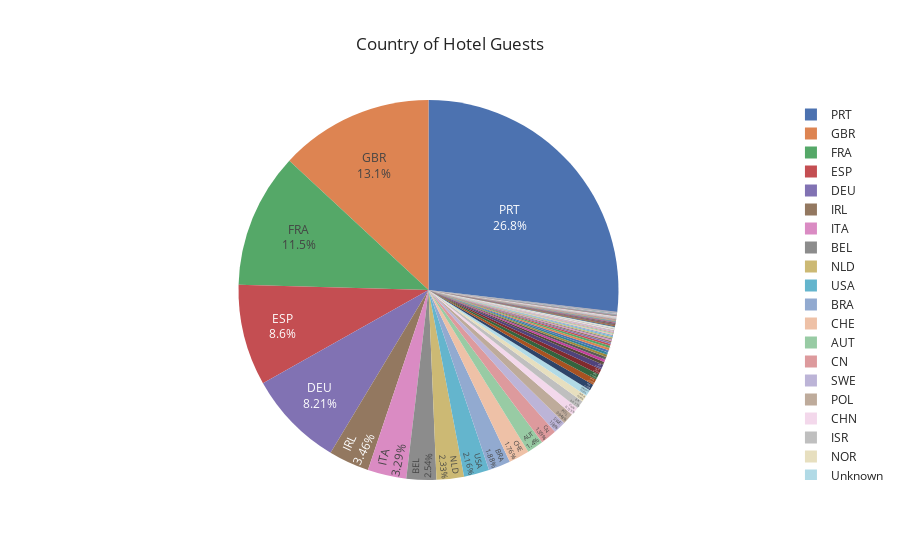

The notebook cell saved with this chart:
### Markdown cell above
1) Where do most of the hotel bookings come from?

### Code cell
country_data = pd.DataFrame(df.loc[df["is_canceled"] == 0]["country"].value_counts()) # Number of hotel bookings by guest's origin country
country_data.rename(columns={"country": "Number of Guests"}, inplace=True)
total_guests = country_data["Number of Guests"].sum()
country_data["Guests in %"] = round(country_data["Number of Guests"] / total_guests * 100, 2)
country_data["country"] = country_data.index

# pie chart of Country of Hotel Guests
fig = px.pie(country_data, values = "Number of Guests", names = "country", title = "Country of Hotel Guests", template = "seaborn")
fig.update_traces(textposition="inside", textinfo="percent+label")
fig.show()

### Figure 1 — Plotly figure (JSON) as saved in the notebook; plotly's stock layout.template omitted (floating-point values rounded to 4 significant figures; data arrays with more than 128 entries replaced by an {"elided": "..."} marker saying what was removed)
{"data": [{"domain": {"x": [0, 1], "y": [0, 1]}, "hovertemplate": "country=%{label}<br>Number of Guests=%{value}<extra></extra>", "labels": {"elided": "166 str values"}, "legendgroup": "", "name": "", "showlegend": true, "textinfo": "percent+label", "textposition": "inside", "type": "pie", "values": {"elided": "166 int values"}}], "layout": {"legend": {"tracegroupgap": 0}, "title": {"text": "Country of Hotel Guests"}}}
